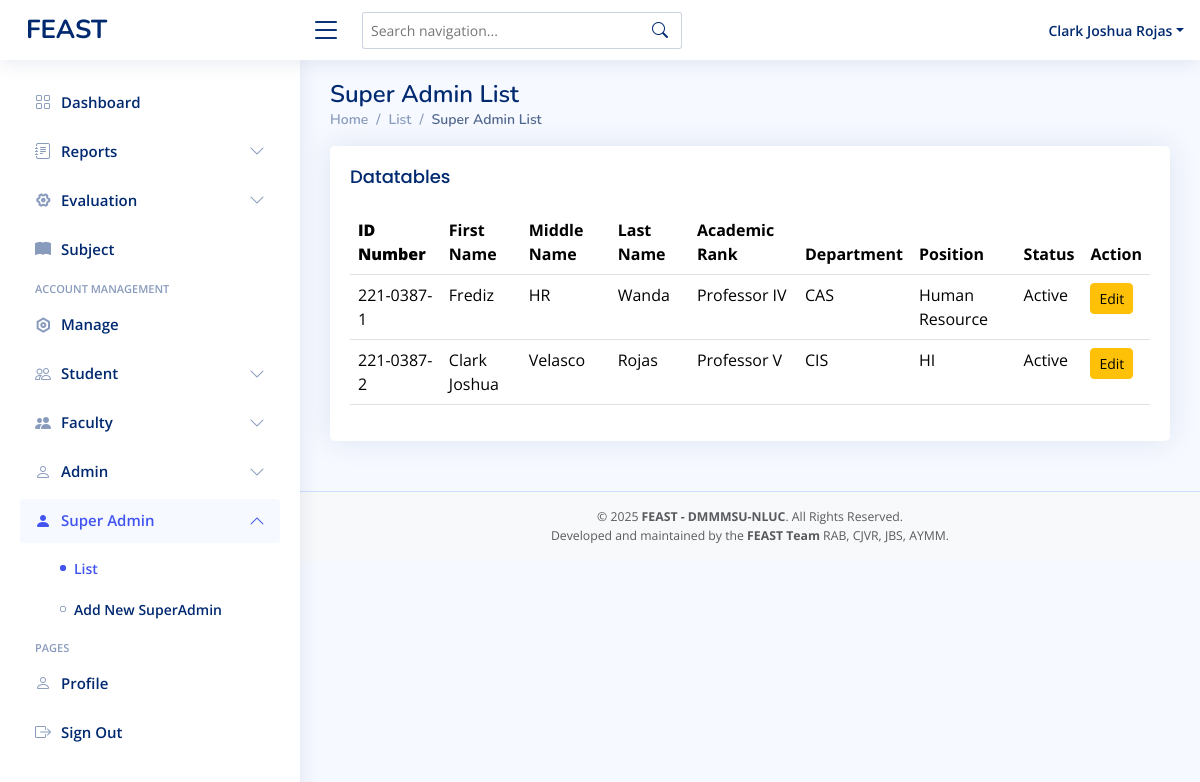
The app's page /superadmin-superadminlist.php (signed in) with its own data.
### tables this page shows
CREATE TABLE `superadmin` (
  `idnumber` varchar(111) NOT NULL,
  `first_name` varchar(255) NOT NULL,
  `mid_name` varchar(255) NOT NULL,
  `last_name` varchar(255) NOT NULL,
  `password` varchar(255) NOT NULL,
  `role` varchar(255) NOT NULL DEFAULT 'superadmin',
  `department` varchar(255) DEFAULT NULL,
  `faculty_rank` varchar(255) DEFAULT NULL,
  `position` varchar(255) NOT NULL,
  `status` varchar(11) DEFAULT 'active',
  `faculty` enum('Yes','No') DEFAULT 'No'
);

### superadmin-superadminlist.php (the view, shortened to what this page needs)
<?php
include 'conn/conn.php';
$query = "SELECT * FROM superadmin ";
$result = mysqli_query($conn, $query);
?>
<!DOCTYPE html>
<html lang="en">
<head>
  <?php include 'head.php' ?>
</head>
<body>
  <?php include 'superadmin-header.php' ?>
  <?php include 'superadmin-sidebar.php' ?>
  <main id="main" class="main">
    <div class="pagetitle">
      <h1>Super Admin List</h1>
      <nav>
        <ol class="breadcrumb">
          <li class="breadcrumb-item"><a href="index.html">Home</a></li>
          <li class="breadcrumb-item">List</li>
          <li class="breadcrumb-item active">Super Admin List</li>
        </ol>
      </nav>
    </div>
    <section class="section">
      <div class="row">
        <div class="col-lg-12">
          <div class="card">
            <div class="card-body table-responsive">
              <h5 class="card-title">Datatables</h5>
              <table class="table datatable">
                <thead>
                  <tr>
                    <th>
                      <b>ID Number</b>
                    </th>
                    <th>First Name</th>
                    <th>Middle Name</th>
                    <th>Last Name</th>
                    <th>Academic Rank</th>
                    <th>Department</th>
                    <th>Position</th>
                    <th>Status</th>
                    <th>Action</th>
                  </tr>
                </thead>
                <tbody>
                  <tr>
                    <?php
                    while ($row = mysqli_fetch_assoc($result)) {
                    ?>
                      <td class="text-capitalize"><?php echo $row['idnumber']; ?></td>
                      <td class="text-capitalize"><?php echo $row['first_name']; ?></td>
                      <td class="text-capitalize"><?php echo $row['mid_name']; ?></td>
                      <td class="text-capitalize"><?php echo $row['last_name']; ?></td>
                      <td class="text-capitalize"><?php echo $row['faculty_rank']; ?></td>
                      <td class="text-capitalize"><?php echo $row['department']; ?></td>
                      <td class="text-capitalize"><?php echo $row['position']; ?></td>
                      <td class="text-capitalize"><?php echo $row['status']; ?></td>
                      <td>
                        <a href="superadmin-editsuperadmin.php?id=<?php echo $row['idnumber']; ?>" class="btn btn-warning btn-sm">Edit</a>
                  </tr>
                <?php
                    }
                ?>
                </tbody>
              </table>
            </div>
          </div>
        </div>
      </div>
    </section>
  </main>
  <?php include 'footer.php'?>
</body>
</html>

### assets/css/style.css (style rules this page uses)
:root { scroll-behavior: smooth; }
body { font-family: "Open Sans", sans-serif; background: #f6f9ff; color: #444444; }
a { color: #4154f1; text-decoration: none; }
h1, h2, h3, h4, h5, h6 { font-family: "Nunito", sans-serif; }
#main { margin-top: 60px; padding: 20px 30px; transition: all 0.3s; }
.pagetitle { margin-bottom: 10px; }
.pagetitle h1 { font-size: 24px; margin-bottom: 0; font-weight: 600; color: #012970; }
.card { margin-bottom: 30px; border: none; border-radius: 5px; box-shadow: 0px 0 30px rgba(1, 41, 112, 0.1); }
.card-title { padding: 20px 0 15px 0; font-size: 18px; font-weight: 500; color: #012970; font-family: "Poppins", sans-serif; }
.card-body { padding: 0 20px 20px 20px; }
.breadcrumb { font-size: 14px; font-family: "Nunito", sans-serif; color: #899bbd; font-weight: 600; }
.breadcrumb a { color: #899bbd; transition: 0.3s; }
.breadcrumb .breadcrumb-item::before { color: #899bbd; }
.breadcrumb .active { color: #51678f; font-weight: 600; }
@media (min-width: 1200px) { #main, #footer { margin-left: 300px; } }

### records on screen
superadmin: idnumber "221-0387-1", first_name "Frediz", mid_name "HR", last_name "Wanda", faculty_rank "Professor IV", department "CAS", position "Human Resource", status "Active"
superadmin: idnumber "221-0387-2", first_name "Clark Joshua", mid_name "Velasco", last_name "Rojas", faculty_rank "Professor V", department "CIS", position "HI", status "Active"

### other values on screen
$_SESSION['first_name'] "Clark Joshua"
$_SESSION['last_name'] "Rojas"
